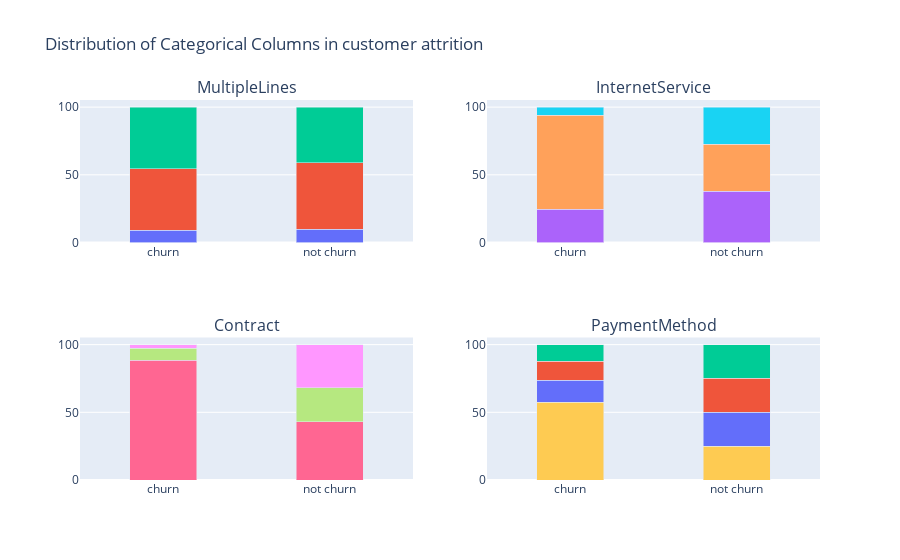

Notebook code cell kept with this figure:
### Code cell
layout = go.Layout(
    title = 'Distribution of Categorical Columns in customer attrition',
    barmode='stack',
    showlegend= False
)

# fig = go.Figure(data=data, layout=layout)
# fig = go.Figure(data=data, layout=layout)
fig = tools.make_subplots(rows=2, cols=2, subplot_titles = ('MultipleLines', 'InternetService', 'Contract', 'PaymentMethod'))
fig.append_trace(data['MultipleLines_No phone service'], 1,1)
fig.append_trace(data['MultipleLines_No'], 1,1)
fig.append_trace(data['MultipleLines_Yes'], 1,1)
fig.append_trace(data['InternetService_DSL'], 1,2)
fig.append_trace(data['InternetService_Fiber optic'], 1,2)
fig.append_trace(data['InternetService_No'], 1,2)
fig.append_trace(data['Contract_Month-to-month'], 2,1)
fig.append_trace(data['Contract_One year'], 2,1)
fig.append_trace(data['Contract_Two year'], 2,1)
fig.append_trace(data['PaymentMethod_Electronic check'], 2,2)
fig.append_trace(data['PaymentMethod_Mailed check'], 2,2)
fig.append_trace(data['PaymentMethod_Bank transfer (automatic)'], 2,2)
fig.append_trace(data['PaymentMethod_Credit card (automatic)'], 2,2)
fig.layout.update(layout)
iplot(fig)

### Figure 1 — Plotly figure (JSON) as saved in the notebook; plotly's stock layout.template omitted (floating-point values rounded to 4 significant figures)
{"data": [{"name": "No phone service", "type": "bar", "width": 0.4, "x": ["churn", "not churn"], "xaxis": "x", "y": [9.096, 9.878], "yaxis": "y"}, {"name": "No", "type": "bar", "width": 0.4, "x": ["churn", "not churn"], "xaxis": "x", "y": [45.43, 49.12], "yaxis": "y"}, {"name": "Yes", "type": "bar", "width": 0.4, "x": ["churn", "not churn"], "xaxis": "x", "y": [45.48, 41.0], "yaxis": "y"}, {"name": "DSL", "type": "bar", "width": 0.4, "x": ["churn", "not churn"], "xaxis": "x2", "y": [24.56, 37.9], "yaxis": "y2"}, {"name": "Fiber optic", "type": "bar", "width": 0.4, "x": ["churn", "not churn"], "xaxis": "x2", "y": [69.4, 34.84], "yaxis": "y2"}, {"name": "No", "type": "bar", "width": 0.4, "x": ["churn", "not churn"], "xaxis": "x2", "y": [6.046, 27.25], "yaxis": "y2"}, {"name": "Month-to-month", "type": "bar", "width": 0.4, "x": ["churn", "not churn"], "xaxis": "x3", "y": [88.55, 43.0], "yaxis": "y3"}, {"name": "One year", "type": "bar", "width": 0.4, "x": ["churn", "not churn"], "xaxis": "x3", "y": [8.882, 25.3], "yaxis": "y3"}, {"name": "Two year", "type": "bar", "width": 0.4, "x": ["churn", "not churn"], "xaxis": "x3", "y": [2.568, 31.71], "yaxis": "y3"}, {"name": "Electronic check", "type": "bar", "width": 0.4, "x": ["churn", "not churn"], "xaxis": "x4", "y": [57.3, 25.06], "yaxis": "y4"}, {"name": "Mailed check", "type": "bar", "width": 0.4, "x": ["churn", "not churn"], "xaxis": "x4", "y": [16.48, 25.1], "yaxis": "y4"}, {"name": "Bank transfer (automatic)", "type": "bar", "width": 0.4, "x": ["churn", "not churn"], "xaxis": "x4", "y": [13.8, 24.87], "yaxis": "y4"}, {"name": "Credit card (automatic)", "type": "bar", "width": 0.4, "x": ["churn", "not churn"], "xaxis": "x4", "y": [12.41, 24.97], "yaxis": "y4"}], "layout": {"annotations": [{"font": {"size": 16}, "showarrow": false, "text": "MultipleLines", "x": 0.225, "xanchor": "center", "xref": "paper", "y": 1, "yanchor": "bottom", "yref": "paper"}, {"font": {"size": 16}, "showarrow": false, "text": "InternetService", "x": 0.775, "xanchor": "center", "xref": "paper", "y": 1, "yanchor": "bottom", "yref": "paper"}, {"font": {"size": 16}, "showarrow": false, "text": "Contract", "x": 0.225, "xanchor": "center", "xref": "paper", "y": 0.375, "yanchor": "bottom", "yref": "paper"}, {"font": {"size": 16}, "showarrow": false, "text": "PaymentMethod", "x": 0.775, "xanchor": "center", "xref": "paper", "y": 0.375, "yanchor": "bottom", "yref": "paper"}], "barmode": "stack", "showlegend": false, "title": {"text": "Distribution of Categorical Columns in customer attrition"}, "xaxis": {"anchor": "y", "domain": [0, 0.45]}, "xaxis2": {"anchor": "y2", "domain": [0.55, 1]}, "xaxis3": {"anchor": "y3", "domain": [0, 0.45]}, "xaxis4": {"anchor": "y4", "domain": [0.55, 1]}, "yaxis": {"anchor": "x", "domain": [0.625, 1]}, "yaxis2": {"anchor": "x2", "domain": [0.625, 1]}, "yaxis3": {"anchor": "x3", "domain": [0, 0.375]}, "yaxis4": {"anchor": "x4", "domain": [0, 0.375]}}}
